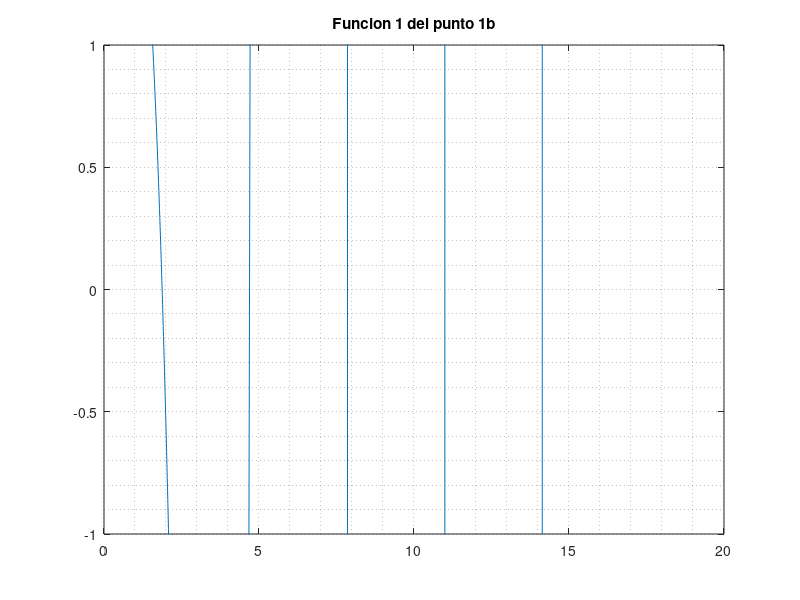

MATLAB code for this plot: (Note: this script raises an error after producing the figure.)
%% Metodos numericos
%% Parcial 2
%% Autor: Juan Agustin Avila
%% Fecha: 30/10/2020
%% 4to semestre ELO UNSJ
%% Realizado en MatLab r2020b


%% Punto 1:
%punto 1.a teorico
disp("Punto 1:")
disp("b:")
%funcion 1:
x=0:.01:15;
f1=@(x) (cos(x).*cosh(x))+1;
figure(1);plot(x,f1(x)); grid minor;title("Funcion 1 del punto 1b");
ylim([-1 1]);
a=ginput();
disp("Por el metodo grafico:");
disp("Hay un cero en "+a(:,1));
hold on;
for i = 1:length(a)
    [r n]=NR1(f1,a(i,1)-.2);                    %Toma como punto d epartida valores cercanos a las raices encontradas graficamente
    if ~isnan(r)&r>=x(1)&r<=x(end)              %Comprueba que de un valor numerico dentro del rango
        disp("Con el metodo de NR hay una raiz en "+r);
        plot(r,0,'o')
    end
end
for i = 1:length(a)
    [r n]=secante(f1,[a(i,1)-.3 a(i,1)-.2]);    %Selecciona puntos en base a cada una de las raices encontradas graficamente
    if ~isnan(r)&&r>=x(1)&&r<=x(end)              %Comprueba que de un valor numerico dentro del rango
        disp("Con el metodo de la secante hay una raiz en "+r);
    end
end
ylim auto;

disp("funcion 2:")
f2=@(x)((log(x+1)/((x.^2)+1))-(x.^2)+(8.*x)-6);
figure(2);plot(x,f2(x)); grid minor;title("Funcion 2 del punto 1b");
ylim([-1 1]);
a=ginput();
disp("Por el metodo grafico:");
disp("Hay un cero en "+a(:,1));
hold on;
for i = 1:length(a)
    [r n]=NR1(f2,a(i,1)-.2);                    %Toma como punto d epartida valores cercanos a las raices encontradas graficamente
    if ~isnan(r)&&r>=x(1)&&r<=x(end)              %Comprueba que de un valor numerico dentro del rango
        disp("Con el metodo de NR hay una raiz en "+r);
        plot(r,0,'o')
    end
end
for i = 1:length(a)
    [r n]=secante(f2,[a(i,1)-.3 a(i,1)-.2]);    %Selecciona puntos en base a cada una de las raices encontradas graficamente
    if ~isnan(r)&&r>=x(1)&&r<=x(end)              %Comprueba que de un valor numerico dentro del rango
        disp("Con el metodo de la secante hay una raiz en "+r);
    end
end
xlim auto; ylim auto;


%% Punto 2:
disp("Punto 2:")
a=-pi;b=pi;h=pi/12;n=(b-a)/h;
x=a:h:b;
f=@(x)(2.*sin(x).*cos(x).*cos(x));
%plot(x,f(x))
I=abs(simpson(f,a,0,n/2))+abs(simpson(f,0,b,n/2));
disp("El area bajo la curva es "+I);


%% Punto 3:
disp("Punto 3:")
x=0:.75:6;
y=[0 .866025 1.22474 1.5 1.7321 1.9365 2.1213 2.2913 2.4495];
plot(x,y)
i=simpson2(x,y);
disp("La integral de la funcion entre 0 y 6 es aproximadamente "+i);

%% Punto 4:
disp("Punto 4:")
disp("sistema 1")
x=0:.1:10;
y=-5:.1:5;
[x1,x2]=meshgrid(x,y);
f=((x1.^2)+(x2.^2)+8)./(x1);
figure;
[C1,f1]=contour(x1,x2,f,[10 10]);
clabel(C1);
hold on
g=((x1.*x2.^2)+x1+8)./x2;
[C2,g2] = contour(x1,x2,g,[10 10]);
clabel(C2)
title("Punto 4 Sistema 1")
a=ginput();
disp("Por el metodo grafico:");
for i =1:length(a)
disp("Hay un cruce en x1="+a(i,1)+" y x2="+a(i,2));
end
hold on;
%No logre hacer andar el NR
% for i = 1:length(a)
%     [xx yy]=nolineales(f,g,a(i,1),a(i,2));                    %Toma como punto d epartida valores cercanos a las raices encontradas graficamente
%     %if ~isnan(r)&r>=x(1)&r<=x(end)              %Comprueba que de un valor numerico dentro del rango
%         disp("Con el metodo de NR hay una raiz en x1="+xx+" y x2="+yy);
%         plot(r,0,'o')
%     %end
% end

disp("sistema 2")
x=-5:.1:5;
y=-5:.1:5;
[x1,x2]=meshgrid(x,y);
f=(log((x1.^2)+(x2.^2))-sin(x1.*x2));
figure;
[C1,f1]=contour(x1,x2,f,[log(2)+log(pi) log(2)+log(pi)]);
clabel(C1);
hold on
g=(exp(x1-x2)+cos(x1.*x2));
[C2,g2] = contour(x1,x2,g,[0 0]);
clabel(C2)
title("Punto 4 Sistema 2")
a=ginput();
disp("Por el metodo grafico:");
for i =1:length(a)
disp("Hay un cruce en x1="+a(i,1)+" y x2="+a(i,2));
end
hold on;
% for i = 1:length(a)
%     [r y]=nolineales(f,g,a(i,1),a(i,2));                    %Toma como punto d epartida valores cercanos a las raices encontradas graficamente
%     %if ~isnan(r)&r>=x(1)&r<=x(end)              %Comprueba que de un valor numerico dentro del rango
%         disp("Con el metodo de NR hay una raiz en x1="+r+" y x2="+y);
%         plot(r,0,'o')
%     %end
% end


%% funciones auxiliares:
function [r n]=secante(f,x)
%calcula la raiz usando el metodo de la secante
n=0;
tol=10;
while tol>0.001 && n<50
    fx1=f(x(1));
    fx2=f(x(2));
    x(3)=x(2)-fx2*((x(2)-x(1))/(fx2-fx1));
    tol=abs(x(2)-x(3));
    x(1)=[];
    n=n+1;
end
r=x(2);
end

function [r n]=NR1(f,x1)
%calcula raiz usando newton raphson
n=0;
tol=10;
delta=0.000001;
while tol>0.001 && n<50
    
    fx1=f(x1);%valua la funcion en x1
    df=(f(x1+delta)-f(x1))/delta;%aplica definicion de derivada
    x2=x1-fx1/df; %calcula el valor de x2
    tol=abs(x2-x1);
    x1=x2; %le da a x1 el valor de x2 para la pasada siguiente
    n=n+1;
end
r=x1(1);%retorna el valor x1
end

function [ I ] = simpson(f,a,b,n)
%esta funcion calcula integrales
%usando el metodo de simpson

n=2*fix(n/2);
h=(b-a)/n;
x=a:h:b;
y=f(x);
I=h/3*(y(1)+y(n)+2*sum(y(3:2:n-2))+4*sum(y(2:2:n-1)));
end

function [ I ] = simpson2(x,y)
%esta funcion calcula integrales
%usando el metodo de simpson
h=(x(end)-x(1))/(length(x)-1);
n=length(x);
I0=0;
if ~rem(n,2) %Intervalo par
    I0=(y(n)+y(n-1))*(h/2); %metodo del trapecio
    n=n-1;
end
I=h/3*(y(1)+y(n)+2*sum(y(3:2:n-2))+4*sum(y(2:2:n-1)))+I0;
end

function [ x y ] = nolineales( f,g,a,b )
n=0;
tol=10;
dx=.00001;
dy=dx;
while tol>.0001 && n<50
    dfx=(f(a+dx,b)-f(a,b))/dx;
    dgx=(g(a+dx,b)-g(a,b))/dx;
    dfy=(f(a,b+dy)-f(a,b))/dy;
    dgy=(g(a,b+dy)-g(a,b))/dy;
    J=[dfx dfy; dgx dgy];
    D=J\[-f(a,b); -g(a,b)];
    a=a+D(1);
    b=b+D(2);
    tol=norm(D);
    n=n+1;
end
x=a;
y=b;
end
